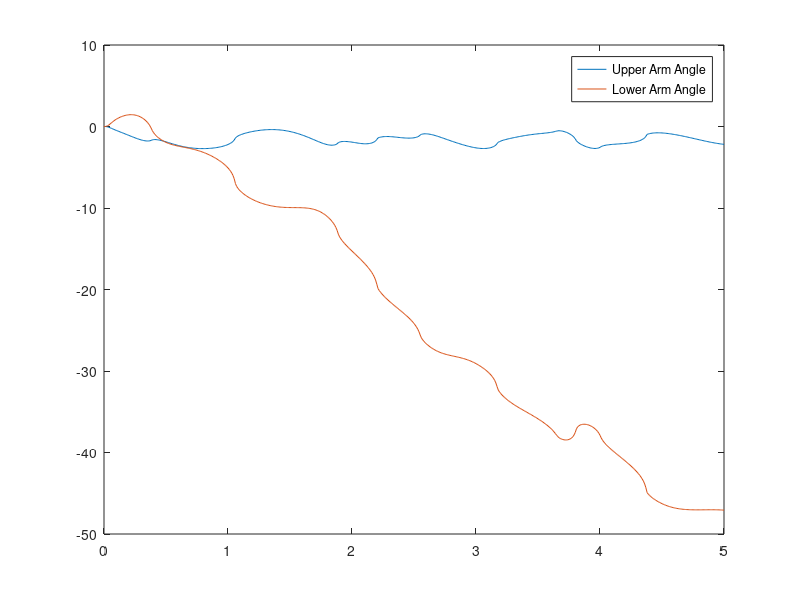
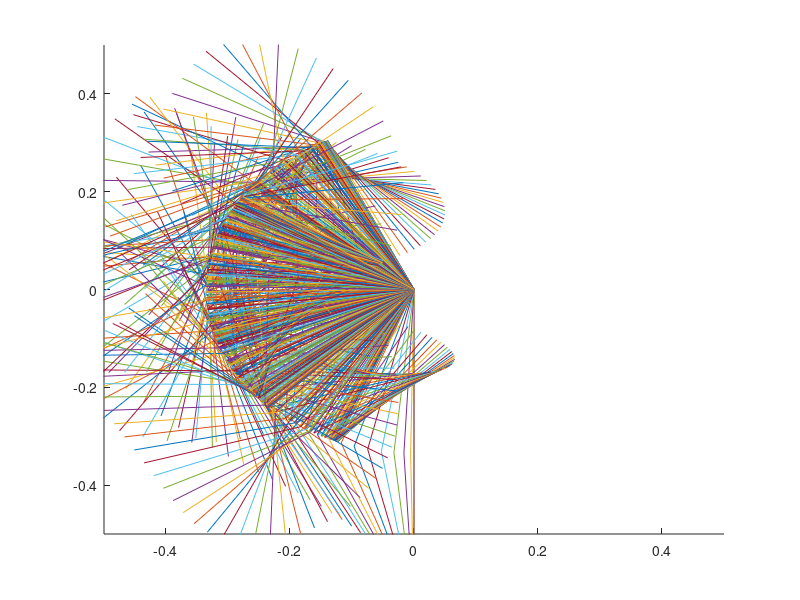

These charts were generated, in order, by the following MATLAB code:
%% Two-Segment arm model

% Symbolic





% Parameters

% Upper arm
l1 = 0.335;
d1 = 0.146;
m1 = 2.1;
I1 = 0.024;

% Lower arm
l2 = 0.263;
d2 = 0.179;
m2 = 1.65;
I2 = 0.025;

% Forces

g = 9.81;

% Simulation Parameters
t0 = 0;
T = 5;
dt = 0.01;
t = t0:dt:T;
N = floor(T/dt);

% Stiffness Matrix
M11 = @(q) m1*d1^2 + m2*(l1^2 + d2^2 + 2*l1*d2*cos(q(2)) ) + I1 + I2;
M12 = @(q) m2*(l1*d2*cos(q(2)) + d2^2) + I2;
M22 = @(q) d2^2*m2 + I2;

M = @(q) [M11(q), M12(q); ...
          M12(q), M22(q)];



% Generalized Corriolis

C1 = @(q, qdot) -l1*d2*m2*sin(q(2))*(2*qdot(1)*qdot(2) -qdot(2)^2) ...
      + g*(cos(q(1)-pi/2))*(m1*d1 + m2*l1) ...
      - g*cos(q(1)+q(2)-pi/2)*(m2*d2);
C2 =  @(q, qdot) -qdot(1)*qdot(2)*(m2*l1*sin(q(2))) ...
         +m2*l1*qdot(1)*d2*(qdot(1)+qdot(2))*sin(q(2)) ...
         +m2*g*d2*cos(q(1)+q(2)-pi/2);

C = @(q, qdot) [C1(q, qdot); ...
                C2(q, qdot)];


M = @(q) [m1*d1^2+I1+m2*l1^2+m2*l1*d2*cos(q(2))+m2*d2^2+I2, m2*l1*d2*cos(q(2))+m2*d2^2+I2;
    m2*l1*d2*cos(q(2))+m2*d2^2+I2, m2*d2^2+I2];
C = @(q,qdot) [g*(m1*d1*cos(q(1))+m2*l1*cos(q(1))+m2*d2*cos(q(1)+q(2)))-l1*d2*qdot(1)*sin(q(2))*qdot(2)-l1*d2*qdot(2)^2*sin(q(2));
    g*m2*d2*cos(q(1)+q(2))-m2*l1*d2*qdot(1)* sin(q(2))* qdot(2)+m2*l1*d2*qdot(1)*(qdot(1)+qdot(2))*sin(q(2))];


%% Initial values

% Case 1
q0 = [0; 0]
qdot0 = [0; 0]
u0 = [0; 0]
% 
% Case 2
% q0 = [0.35; 0]
% qdot0 = [0; 0]
% u0 = [0; 0]
% 
% % Case 3
% q0 = [-pi/2; 0]
% qdot0 = [0; 0]
% u0 = [2.0; 0]


%% Simulation Loop
q = zeros(2, N+1);
qdot = zeros(2, N+1);
qddot = zeros(2, N+1);


q(:,1) = q0;
qdot(:,1) = qdot0;
u = u0;

for i = 1:N
    qddot(:, i) = M(q(:,i))\(u - C(q(:,i), qdot(:,i)) );
    qdot(:, i+1) = qdot(:, i) + dt * qddot(:, i);
    q(:, i+1) = q(:, i) + dt * qdot(:, i);
end


%% Plotting
figure(1)
plot(t, q(1, :))
hold on
plot(t, q(2, :))
legend("Upper Arm Angle", "Lower Arm Angle")
hold off


%% Animation
x1 = @(q) l1 * cos(q(1) - pi/2);
y1 = @(q) l1 * sin(q(1) - pi/2);
x2 = @(q) l1 * cos(q(1) - pi/2) + l2 * cos(q(1) -pi/2 + q(2));
y2 = @(q) l1 * sin(q(1) - pi/2) + l2 * sin(q(1) -pi/2 + q(2));
figure(2)
hold on
for i=1:N
    plot([0, x1(q(:, i)), x2(q(:, i))], [0, y1(q(:, i)), y2(q(:, i))])
    axis([-0.5, 0.5, -0.5, 0.5])
    drawnow
    pause(dt)
end
hold off
% % Create the figure
% figure;
% hLine = plot(t, y1); % Plot the initial data
% hold on;
% hLine2 = plot(t, y2);
% hold off;
% 
% % Add a slider
% slider = uicontrol('Style', 'slider', 'Min', 1, 'Max', length(t), 'Value', 1, 'Position', [10 50 300 20]);
% addlistener(slider, 'Value', 'PostSet', @(~,~) updatePlot(hLine, hLine2, t, slider));
% 
% % Function to update the plot based on the slider value
% function updatePlot(line1, line2, time, slider)
%     val = round(get(slider, 'Value')); % Get the slider value
%     set(line1, 'XData', [0, x1(q(:, i)), x2(q(:, i))], 'YData', [0, y1(q(:, i)), y2(q(:, i))]; % Update first plot
%     set(line2, 'XData', time(1:val), 'YData', cos(time(1:val))); % Update second plot
%     drawnow;
% end
% 
% for i=1:N+1
%     
% end
% 
% [0, x1(q(:, i)), x2(q(:, i))]
% [0, y1(q(:, i)), y2(q(:, i))]


%% Test
q0 = [0; 0]
qdot0 = [1; 1]
u0 = [0; 0]

M(q0)
C(q0, qdot0)

